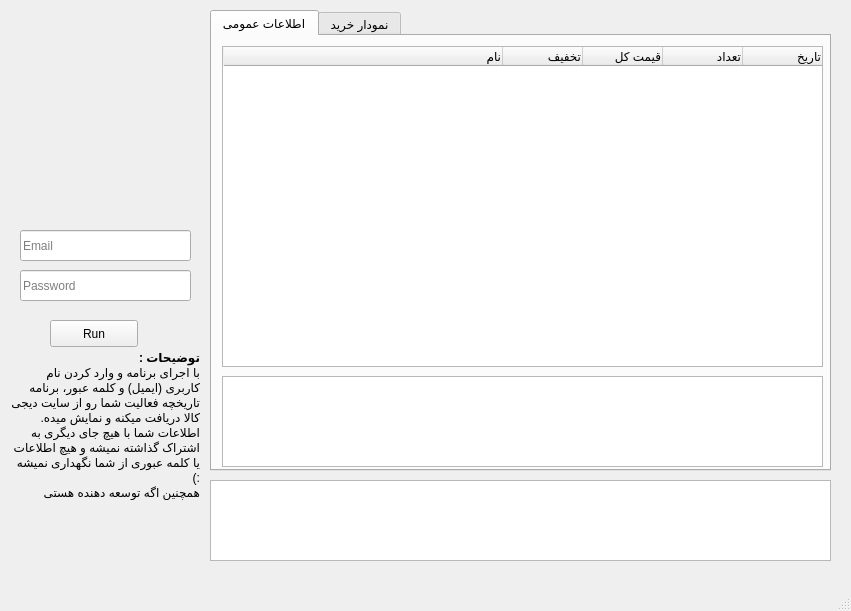
<?xml version="1.0" encoding="UTF-8"?>
<ui version="4.0">
 <class>MainWindow</class>
 <widget class="QMainWindow" name="MainWindow">
  <property name="geometry">
   <rect>
    <x>0</x>
    <y>0</y>
    <width>851</width>
    <height>611</height>
   </rect>
  </property>
  <property name="windowTitle">
   <string>MainWindow</string>
  </property>
  <widget class="QWidget" name="centralwidget">
   <widget class="QLineEdit" name="username">
    <property name="geometry">
     <rect>
      <x>20</x>
      <y>230</y>
      <width>171</width>
      <height>31</height>
     </rect>
    </property>
    <property name="text">
     <string/>
    </property>
    <property name="placeholderText">
     <string>Email</string>
    </property>
   </widget>
   <widget class="QLineEdit" name="password">
    <property name="geometry">
     <rect>
      <x>20</x>
      <y>270</y>
      <width>171</width>
      <height>31</height>
     </rect>
    </property>
    <property name="echoMode">
     <enum>QLineEdit::Password</enum>
    </property>
    <property name="placeholderText">
     <string>Password</string>
    </property>
   </widget>
   <widget class="QPushButton" name="run">
    <property name="geometry">
     <rect>
      <x>50</x>
      <y>320</y>
      <width>88</width>
      <height>27</height>
     </rect>
    </property>
    <property name="text">
     <string>Run</string>
    </property>
   </widget>
   <widget class="QTabWidget" name="tabWidget">
    <property name="geometry">
     <rect>
      <x>210</x>
      <y>10</y>
      <width>621</width>
      <height>461</height>
     </rect>
    </property>
    <property name="currentIndex">
     <number>0</number>
    </property>
    <widget class="QWidget" name="tab">
     <attribute name="title">
      <string>اطلاعات عمومی</string>
     </attribute>
     <widget class="QTableWidget" name="output_general">
      <property name="geometry">
       <rect>
        <x>10</x>
        <y>10</y>
        <width>601</width>
        <height>321</height>
       </rect>
      </property>
      <property name="layoutDirection">
       <enum>Qt::RightToLeft</enum>
      </property>
      <property name="lineWidth">
       <number>1</number>
      </property>
      <property name="sizeAdjustPolicy">
       <enum>QAbstractScrollArea::AdjustIgnored</enum>
      </property>
      <property name="showGrid">
       <bool>true</bool>
      </property>
      <property name="sortingEnabled">
       <bool>false</bool>
      </property>
      <attribute name="horizontalHeaderCascadingSectionResizes">
       <bool>false</bool>
      </attribute>
      <attribute name="horizontalHeaderDefaultSectionSize">
       <number>80</number>
      </attribute>
      <attribute name="horizontalHeaderMinimumSectionSize">
       <number>38</number>
      </attribute>
      <attribute name="horizontalHeaderShowSortIndicator" stdset="0">
       <bool>false</bool>
      </attribute>
      <attribute name="horizontalHeaderStretchLastSection">
       <bool>true</bool>
      </attribute>
      <attribute name="verticalHeaderCascadingSectionResizes">
       <bool>false</bool>
      </attribute>
      <attribute name="verticalHeaderShowSortIndicator" stdset="0">
       <bool>false</bool>
      </attribute>
      <attribute name="verticalHeaderStretchLastSection">
       <bool>false</bool>
      </attribute>
      <column>
       <property name="text">
        <string>تاریخ</string>
       </property>
       <property name="textAlignment">
        <set>AlignTrailing|AlignVCenter</set>
       </property>
      </column>
      <column>
       <property name="text">
        <string>تعداد</string>
       </property>
       <property name="textAlignment">
        <set>AlignTrailing|AlignVCenter</set>
       </property>
      </column>
      <column>
       <property name="text">
        <string>قیمت کل</string>
       </property>
       <property name="textAlignment">
        <set>AlignTrailing|AlignVCenter</set>
       </property>
      </column>
      <column>
       <property name="text">
        <string>تخفیف</string>
       </property>
       <property name="textAlignment">
        <set>AlignTrailing|AlignVCenter</set>
       </property>
      </column>
      <column>
       <property name="text">
        <string>نام</string>
       </property>
       <property name="textAlignment">
        <set>AlignTrailing|AlignVCenter</set>
       </property>
      </column>
     </widget>
     <widget class="QListWidget" name="output_result">
      <property name="geometry">
       <rect>
        <x>10</x>
        <y>340</y>
        <width>601</width>
        <height>91</height>
       </rect>
      </property>
      <property name="layoutDirection">
       <enum>Qt::RightToLeft</enum>
      </property>
     </widget>
    </widget>
    <widget class="QWidget" name="tab_2">
     <attribute name="title">
      <string>نمودار خرید</string>
     </attribute>
    </widget>
   </widget>
   <widget class="QTextBrowser" name="log">
    <property name="geometry">
     <rect>
      <x>210</x>
      <y>480</y>
      <width>621</width>
      <height>81</height>
     </rect>
    </property>
   </widget>
   <widget class="QLabel" name="logo">
    <property name="geometry">
     <rect>
      <x>20</x>
      <y>30</y>
      <width>171</width>
      <height>171</height>
     </rect>
    </property>
    <property name="text">
     <string/>
    </property>
   </widget>

  <widget class="QLabel" name="descriptionbox">
   <property name="geometry">
    <rect>
     <x>10</x>
     <y>350</y>
     <width>190</width>
     <height>150</height>
    </rect>
   </property>
   <property name="text">
    <string>&lt;b&gt;توضیحات :&lt;/b&gt;&lt;br&gt;با اجرای برنامه و وارد کردن نام کاربری (ایمیل) و کلمه عبور، برنامه تاریخچه فعالیت شما رو از سایت دیجی کالا دریافت میکنه و نمایش میده.&lt;br&gt;اطلاعات شما با هیچ جای دیگری به اشتراک گذاشته نمیشه و هیچ اطلاعات یا کلمه عبوری از شما نگهداری نمیشه :)&lt;br&gt;همچنین اگه توسعه دهنده هستی میتونی سورس برنامه رو &lt;a href='https://github.com/jadijadi/digikala_history' &gt;اینجا&lt;/a&gt; ببینی :)</string>
   </property>
   <property name="textFormat">
    <enum>Qt::RichText</enum>
   </property>
   <property name="wordWrap">
    <bool>true</bool>
   </property>
   <property name="openExternalLinks">
    <bool>true</bool>
   </property>
  </widget>

  </widget>
  <widget class="QMenuBar" name="menubar">
   <property name="geometry">
    <rect>
     <x>0</x>
     <y>0</y>
     <width>851</width>
     <height>21</height>
    </rect>
   </property>
  </widget>
  <widget class="QStatusBar" name="statusbar"/>
 </widget>
 <resources/>
 <connections>
  <connection>
   <sender>run</sender>
   <signal>clicked()</signal>
   <receiver>run</receiver>
   <slot>deleteLater()</slot>
   <hints>
    <hint type="sourcelabel">
     <x>113</x>
     <y>267</y>
    </hint>
    <hint type="destinationlabel">
     <x>113</x>
     <y>267</y>
    </hint>
   </hints>
  </connection>
 </connections>
</ui>
